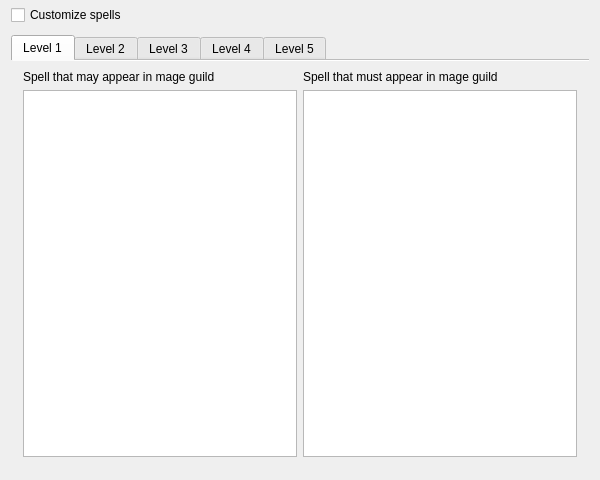
<?xml version="1.0" encoding="UTF-8"?>
<ui version="4.0">
 <class>TownSpellsWidget</class>
 <widget class="QDialog" name="TownSpellsWidget">
  <property name="windowModality">
   <enum>Qt::NonModal</enum>
  </property>
  <property name="geometry">
   <rect>
    <x>0</x>
    <y>0</y>
    <width>600</width>
    <height>480</height>
   </rect>
  </property>
  <property name="sizePolicy">
   <sizepolicy hsizetype="MinimumExpanding" vsizetype="MinimumExpanding">
    <horstretch>0</horstretch>
    <verstretch>0</verstretch>
   </sizepolicy>
  </property>
  <property name="minimumSize">
   <size>
    <width>600</width>
    <height>480</height>
   </size>
  </property>
  <property name="windowTitle">
   <string>Spells</string>
  </property>
  <property name="layoutDirection">
   <enum>Qt::LeftToRight</enum>
  </property>
  <property name="modal">
   <bool>true</bool>
  </property>
  <layout class="QVBoxLayout" name="verticalLayout">
   <property name="spacing">
    <number>10</number>
   </property>
   <property name="topMargin">
    <number>5</number>
   </property>
   <item>
    <widget class="QCheckBox" name="customizeSpells">
     <property name="text">
      <string>Customize spells</string>
     </property>
     <property name="checked">
      <bool>false</bool>
     </property>
    </widget>
   </item>
   <item>
    <widget class="QTabWidget" name="tabWidget">
     <property name="sizePolicy">
      <sizepolicy hsizetype="Preferred" vsizetype="Minimum">
       <horstretch>0</horstretch>
       <verstretch>0</verstretch>
      </sizepolicy>
     </property>
     <property name="currentIndex">
      <number>0</number>
     </property>
     <property name="documentMode">
      <bool>true</bool>
     </property>
     <widget class="QWidget" name="level1">
      <property name="sizePolicy">
       <sizepolicy hsizetype="Preferred" vsizetype="Preferred">
        <horstretch>0</horstretch>
        <verstretch>0</verstretch>
       </sizepolicy>
      </property>
      <attribute name="title">
       <string>Level 1</string>
      </attribute>
      <layout class="QVBoxLayout" name="verticalLayout_level1">
       <property name="leftMargin">
        <number>12</number>
       </property>
       <property name="rightMargin">
        <number>12</number>
       </property>
       <property name="bottomMargin">
        <number>12</number>
       </property>
       <item>
        <layout class="QGridLayout" name="gridLayout1">
         <item row="0" column="0">
          <widget class="QLabel" name="possibleSpellsText1">
           <property name="text">
            <string>Spell that may appear in mage guild</string>
           </property>
          </widget>
         </item>
         <item row="0" column="1">
          <widget class="QLabel" name="requiredSpellsText1">
           <property name="text">
            <string>Spell that must appear in mage guild</string>
           </property>
          </widget>
         </item>
         <item row="1" column="0">
          <widget class="QListWidget" name="possibleSpellList1"/>
         </item>
         <item row="1" column="1">
          <widget class="QListWidget" name="requiredSpellList1"/>
         </item>
        </layout>
       </item>
      </layout>
     </widget>
     <widget class="QWidget" name="level2">
      <property name="sizePolicy">
       <sizepolicy hsizetype="Preferred" vsizetype="Preferred">
        <horstretch>0</horstretch>
        <verstretch>0</verstretch>
       </sizepolicy>
      </property>
      <attribute name="title">
       <string>Level 2</string>
      </attribute>
      <layout class="QVBoxLayout" name="verticalLayout_level2">
       <property name="leftMargin">
        <number>12</number>
       </property>
       <property name="rightMargin">
        <number>12</number>
       </property>
       <property name="bottomMargin">
        <number>12</number>
       </property>
       <item>
        <layout class="QGridLayout" name="gridLayout2">
         <item row="0" column="0">
          <widget class="QLabel" name="possibleSpellsText2">
           <property name="text">
            <string>Spell that may appear in mage guild</string>
           </property>
          </widget>
         </item>
         <item row="0" column="1">
          <widget class="QLabel" name="requiredSpellsText2">
           <property name="text">
            <string>Spell that must appear in mage guild</string>
           </property>
          </widget>
         </item>
         <item row="1" column="0">
          <widget class="QListWidget" name="possibleSpellList2"/>
         </item>
         <item row="1" column="1">
          <widget class="QListWidget" name="requiredSpellList2"/>
         </item>
        </layout>
       </item>
      </layout>
     </widget>
     <widget class="QWidget" name="level3">
      <property name="sizePolicy">
       <sizepolicy hsizetype="Preferred" vsizetype="Preferred">
        <horstretch>0</horstretch>
        <verstretch>0</verstretch>
       </sizepolicy>
      </property>
      <attribute name="title">
       <string>Level 3</string>
      </attribute>
      <layout class="QVBoxLayout" name="verticalLayout_level3">
       <property name="leftMargin">
        <number>12</number>
       </property>
       <property name="rightMargin">
        <number>12</number>
       </property>
       <property name="bottomMargin">
        <number>12</number>
       </property>
       <item>
        <layout class="QGridLayout" name="gridLayout3">
         <item row="0" column="0">
          <widget class="QLabel" name="possibleSpellsText3">
           <property name="text">
            <string>Spell that may appear in mage guild</string>
           </property>
          </widget>
         </item>
         <item row="0" column="1">
          <widget class="QLabel" name="requiredSpellsText3">
           <property name="text">
            <string>Spell that must appear in mage guild</string>
           </property>
          </widget>
         </item>
         <item row="1" column="0">
          <widget class="QListWidget" name="possibleSpellList3"/>
         </item>
         <item row="1" column="1">
          <widget class="QListWidget" name="requiredSpellList3"/>
         </item>
        </layout>
       </item>
      </layout>
     </widget>
     <widget class="QWidget" name="level4">
      <property name="sizePolicy">
       <sizepolicy hsizetype="Preferred" vsizetype="Preferred">
        <horstretch>0</horstretch>
        <verstretch>0</verstretch>
       </sizepolicy>
      </property>
      <attribute name="title">
       <string>Level 4</string>
      </attribute>
      <layout class="QVBoxLayout" name="verticalLayout_level4">
       <property name="leftMargin">
        <number>12</number>
       </property>
       <property name="rightMargin">
        <number>12</number>
       </property>
       <property name="bottomMargin">
        <number>12</number>
       </property>
       <item>
        <layout class="QGridLayout" name="gridLayout4">
         <item row="0" column="0">
          <widget class="QLabel" name="possibleSpellsText4">
           <property name="text">
            <string>Spell that may appear in mage guild</string>
           </property>
          </widget>
         </item>
         <item row="0" column="1">
          <widget class="QLabel" name="requiredSpellsText4">
           <property name="text">
            <string>Spell that must appear in mage guild</string>
           </property>
          </widget>
         </item>
         <item row="1" column="0">
          <widget class="QListWidget" name="possibleSpellList4"/>
         </item>
         <item row="1" column="1">
          <widget class="QListWidget" name="requiredSpellList4"/>
         </item>
        </layout>
       </item>
      </layout>
     </widget>
     <widget class="QWidget" name="level5">
      <property name="sizePolicy">
       <sizepolicy hsizetype="Preferred" vsizetype="Preferred">
        <horstretch>0</horstretch>
        <verstretch>0</verstretch>
       </sizepolicy>
      </property>
      <attribute name="title">
       <string>Level 5</string>
      </attribute>
      <layout class="QVBoxLayout" name="verticalLayout_level5">
       <property name="leftMargin">
        <number>12</number>
       </property>
       <property name="rightMargin">
        <number>12</number>
       </property>
       <property name="bottomMargin">
        <number>12</number>
       </property>
       <item>
        <layout class="QGridLayout" name="gridLayout5">
         <item row="0" column="0">
          <widget class="QLabel" name="possibleSpellsText5">
           <property name="text">
            <string>Spell that may appear in mage guild</string>
           </property>
          </widget>
         </item>
         <item row="0" column="1">
          <widget class="QLabel" name="requiredSpellsText5">
           <property name="text">
            <string>Spell that must appear in mage guild</string>
           </property>
          </widget>
         </item>
         <item row="1" column="0">
          <widget class="QListWidget" name="possibleSpellList5"/>
         </item>
         <item row="1" column="1">
          <widget class="QListWidget" name="requiredSpellList5"/>
         </item>
        </layout>
       </item>
      </layout>
     </widget>
    </widget>
   </item>
  </layout>
 </widget>
 <resources/>
 <connections/>
</ui>
